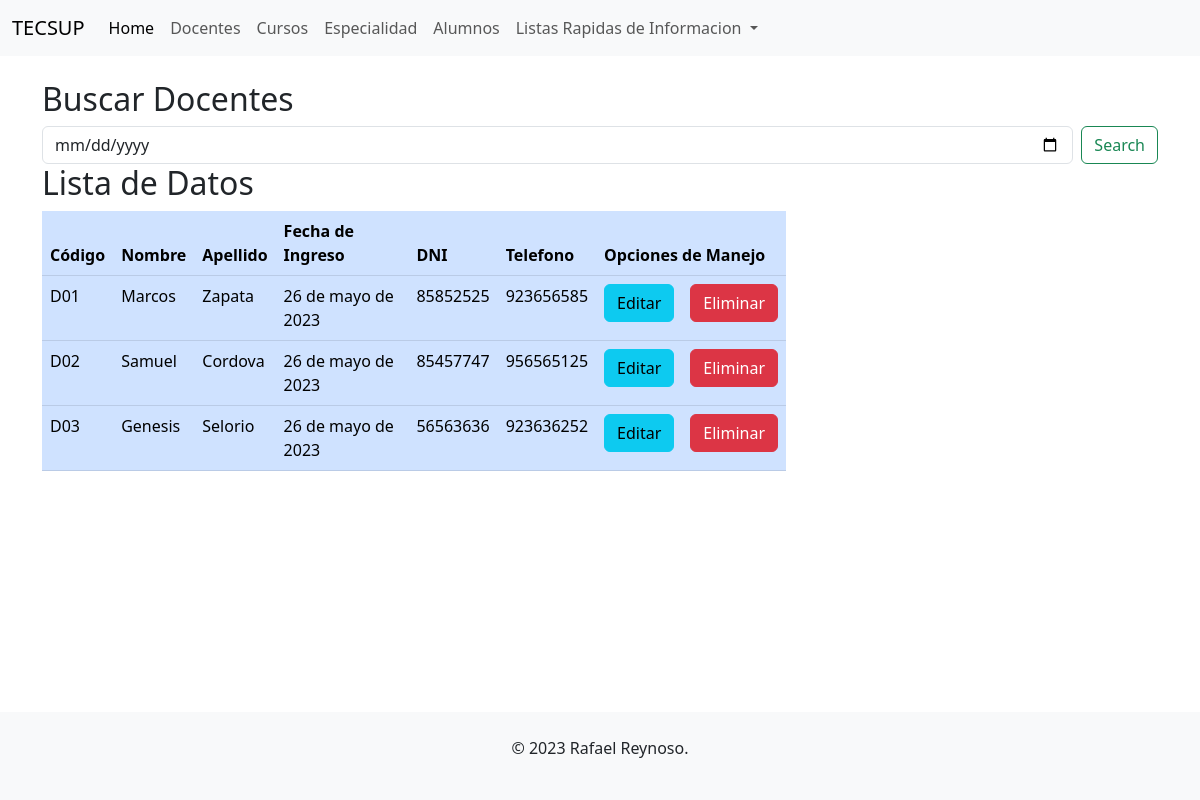
/buscardocentes, run on an earlier commit of the app's database.
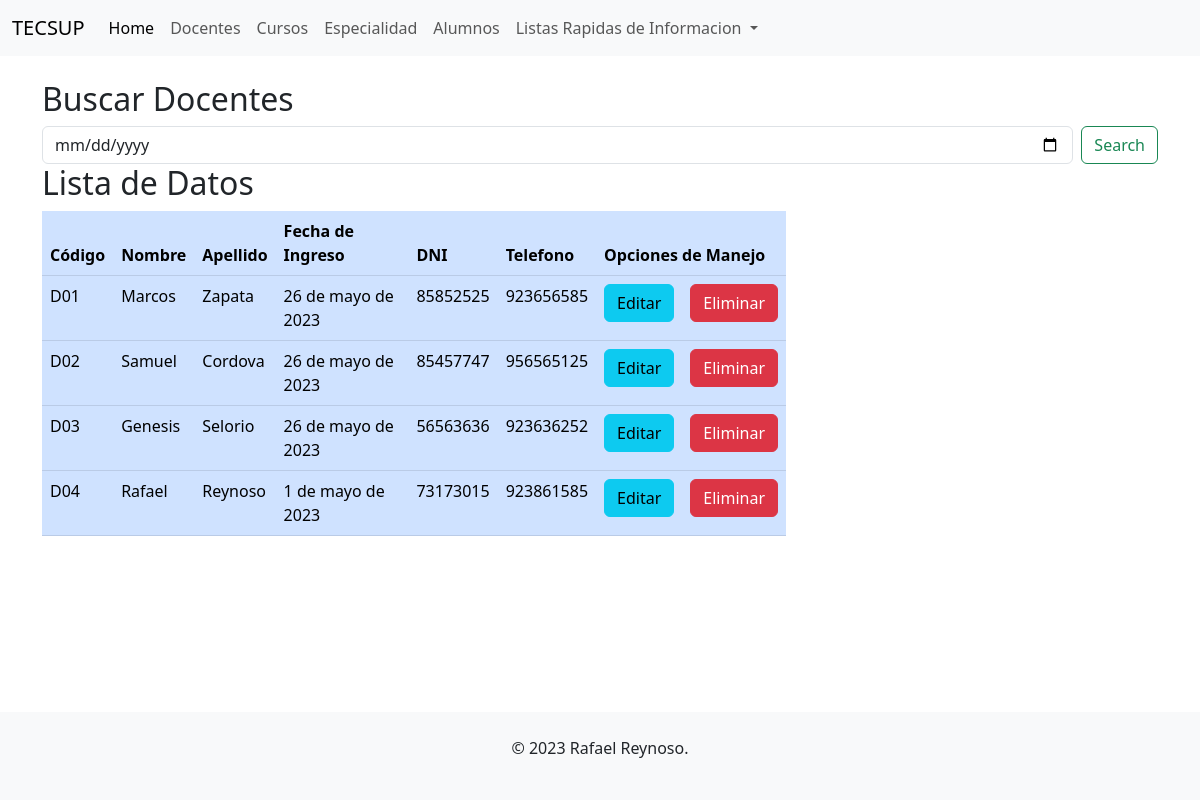
And on a later commit of the database.
### Aplicaciones/Academicos/models.py (models this page shows, shortened)
class Docente(models.Model):
    idDocente = models.CharField(primary_key=True, max_length=6)
    apellido = models.CharField(max_length=50)
    nombre = models.CharField(max_length=50)
    fecha_ingreso = models.DateField()
    dni = models.IntegerField()
    telefono = models.IntegerField()

### Aplicaciones/Academicos/views.py (the view)
# urls.py: path('buscardocentes', views.buscardocentes, name= 'buscardocentes'),
def buscardocentes(request):
    if request.method == "POST":
        buscarfecha_ingreso = request.POST.get('fecha_ingreso')
        busqueda=Docente.objects.filter(fecha_ingreso__icontains=buscarfecha_ingreso)
        return render(request,'BuscarDocentes.html',{"data":busqueda})
    else:
        docentesListado = Docente.objects.all()
        return render(request, "BuscarDocentes.html",{"data":docentesListado})

### Aplicaciones/Academicos/templates/BuscarDocentes.html (shortened to what this page needs)
{% extends './Base.html' %}
{% block body %}
<h2>Buscar Docentes</h2>
<form class="d-flex" role="search" method="POST" name="nombre" >
    <input class="form-control me-2" type="date" placeholder="Search" aria-label="Search" name="fecha_ingreso">
    <button class="btn btn-outline-success" type="submit">Search</button>
</form>
<div class="col-sm-12 col-md-6 col-lg-8 col-xl-8">
    <h2>Lista de Datos</h2>
    <table class="table table-primary">
        <thead>
            <tr>
                <th>Código</th>
                <th>Nombre</th>
                <th>Apellido</th>
                <th>Fecha de Ingreso</th>
                <th>DNI</th>
                <th>Telefono</th>
                <th colspan="2">Opciones de Manejo</th>
            </tr>
        </thead>
        <tbody>
            {% for d in data %}
            <tr>
                <td>{{ d.idDocente }}</td>
                <td>{{ d.nombre }}</td>
                <td>{{ d.apellido }}</td>
                <td>{{ d.fecha_ingreso }}</td>
                <td>{{ d.dni }}</td>
                <td>{{ d.telefono }}</td>
                <td><a href="ediciondocente/{{ d.idDocente }}" class="btn btn-info">Editar</a></td>
                <td><a href="eliminardocente/{{ d.idDocente }}" class="btn btn-danger">Eliminar</a></td>
            </tr>
            {% endfor %}
        </tbody>
    </table>
</div>
</div>
{% endblock %}

What changed in the data, as far as the page shows it:
added Docente: idDocente "D04", nombre "Rafael", apellido "Reynoso", fecha_ingreso "1 de mayo de 2023", dni "73173015", telefono "923861585"
